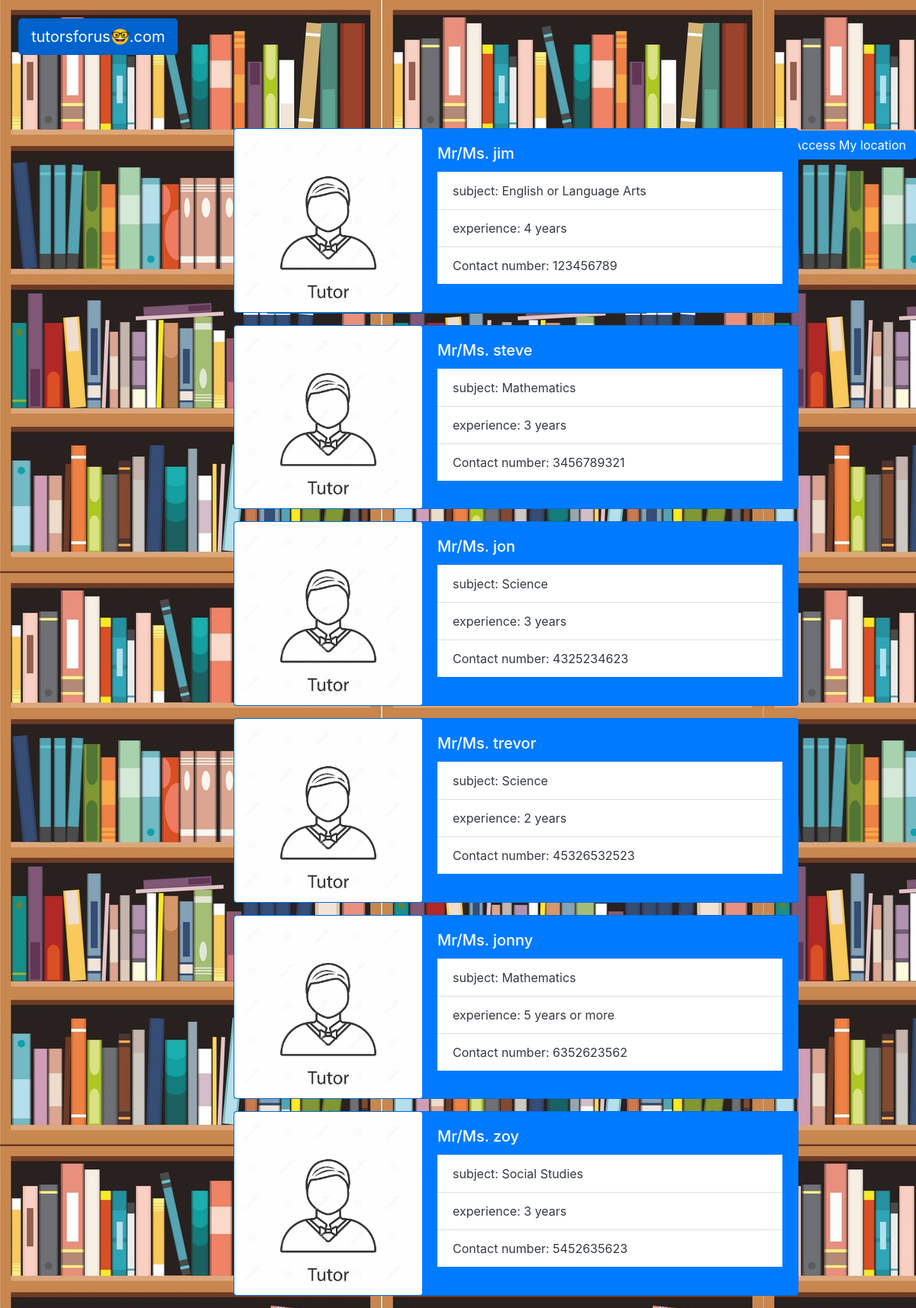
Page /student on the committed database.
### tables this page shows
CREATE TABLE 'teachers' ('id' INTEGER PRIMARY KEY AUTOINCREMENT NOT NULL,'name' TEXT NOT NULL, 'sub' TEXT NOT NULL, 'exp' TEXT NOT NULL, 'phone' TEXT NOT NULL , north NUMERIC south NUMERIC east NUMERIC west NUMERIC, south NUMERIC east NUMERIC west NUMERIC, east NUMERIC west NUMERIC, west NUMERIC);

### application.py (the view)
@app.route("/student", methods=["GET", "POST"])
def student():
    if request.method == "POST":
        sx = request.form.get("latitude")
        sy = request.form.get("longitude")
        if not sx or not sy:
            error = "ERROR! WE CAN'T ACCESS YOUR LOCATION"
            return render_template("error.html", error=error)
        sx = float(sx)
        sy = float(sy)
        teachers = """SELECT name, sub, exp, phone FROM teachers
        WHERE north > %s AND south < %s AND east > %s AND west < %s"""
        cards = db.execute(teachers, sy, sy, sx, sx)
        return render_template("xy.html", x=cards)
        if len(cards) == 0:
            error = "ERROR! THERE IS NO TEACHERS NEARBY"
            return render_template("error.html", error=error)
    else:
        teachers = """SELECT name, sub, exp, phone FROM teachers"""
        cards = db.execute(teachers)
        return render_template("student.html", x=cards)

### templates/student.html (shortened to what this page needs)
{% extends "layout.html" %}
{% block main %}
    <body style="background-image: url(/static/books.jpg);">
    <h5 class="h5intro">
        <b>
            <br>
        </b>
    </h5>
    <br>
    <br>
    <br>
    <form action="/student" method="post" class="tutors">
        <button class="btn btn-primary" type="submit">Access My location</button>
    </form>
    <div style="position: absolute; left: 10px; font: Sans-serif;">
    {% for i in x %}
        <div class="card mb-3 bg-primary" style="max-width: 740px; overflow: auto;">
          <div class="row no-gutters">
            <div class="col-md-4">
              <img src="/static/tutor.jpg" class="card-img" alt="...">
            </div>
            <div class="col-md-8">
              <div class="card-body">
                <h5 style="color: white;" class="card-title">Mr/Ms. {{ i['name'] }}</h5>
                <ul class="list-group list-group-flush text-dark">
                  <li class="list-group-item">subject: {{ i['sub'] }}</li>
                  <li class="list-group-item">experience: {{ i['exp'] }}</li>
                  <li class="list-group-item">Contact number: {{ i['phone'] }}</li>
                </ul>
              </div>
            </div>
          </div>
        </div>
    {% endfor %}
    </div>
    </body>
{% endblock %}

### templates/layout.html (shortened to what this page needs)
<!DOCTYPE html>
<html lang = "en">
    <head>
        <div class="p-4 mp">
            <a href="/" class="btn btn-primary btn-lg active" role="button" aria-pressed="true">tutorsforus🤓.com</a>
        </div>
        <link href="https://maxcdn.bootstrapcdn.com/bootstrap/4.1.3/css/bootstrap.min.css" rel="stylesheet">
        <link href="/static/styles.css" rel="stylesheet">
    </head>
    <body>
        <main>
            {% block main %}
            {% endblock %}
        </main>
    </body>
</html>

### static/styles.css (style rules this page uses)
.card { position: relative; top: 20%; left: 40%; }
.h5intro { text-align: center; top: 20%; position: absolute; left: 350px; padding: 10px; background-color: rgb(0, 100, 150); color: white; font: Sans-serif; }
.tutors { top: 10%; position: absolute; right: 0px; }

### rows in the picture
teachers: name "jim", sub "English or Language Arts", exp "4 years", phone "123456789"
teachers: name "steve", sub "Mathematics", exp "3 years", phone "3456789321"
teachers: name "jon", sub "Science", exp "3 years", phone "4325234623"
teachers: name "trevor", sub "Science", exp "2 years", phone "45326532523"
teachers: name "jonny", sub "Mathematics", exp "5 years or more", phone "6352623562"
teachers: name "zoy", sub "Social Studies", exp "3 years", phone "5452635623"
